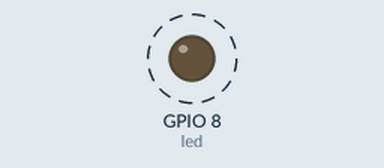
A program run on a simulated ESP32 board running MicroPython. Parts: output pins drawn as LEDs (lit = HIGH). Dashed ring = blinking. What the program prints to the serial console is not drawn.

Above: at 0.5 s.
Timing chart, 0 to 4.6 s (numbered marks = the images above):
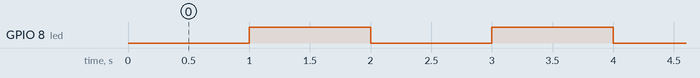

The program:

main.py
```python
# main.py
# micropython for esp32s3 devkitc-1 v0.1
# Himanshu Tripathi

# timers in esp32
# it has Four hardware timers, named as Timer 0 to Timer 3
# Timers can be used for various timining related tasks,
# such as generating PWM signals, measuring time intervals and schedule tasks
# Timer 2 has dedicated hardware PWM controller
# Timer 0, Timer 1 and Timer 3 can be used for various timing tasks

import machine


# object for led
led = machine.Pin(8,machine.Pin.OUT)
# object for timer
timer0 = machine.Timer(0)

# method for handling ISR of timer
def timer0_isr(t):
    led.value(not led.value())
    print("LED is on" if led.value() else "LED is off")

# set the timer mode (initialize timer)
# timer can be start using timer0.start() and
# it can be stopped using timer0.stop() methods
# Timer automatically starts with the initialization
timer0.init(mode=machine.Timer.PERIODIC, period=1000, callback=timer0_isr)

while True:
    try:
        pass
    except KeyboardInterrupt:
        print("EXIT")
        break
```

Measured:
- by itself, GPIO 8 (led): alternates HIGH for 1.0 s and LOW for 1.0 s
